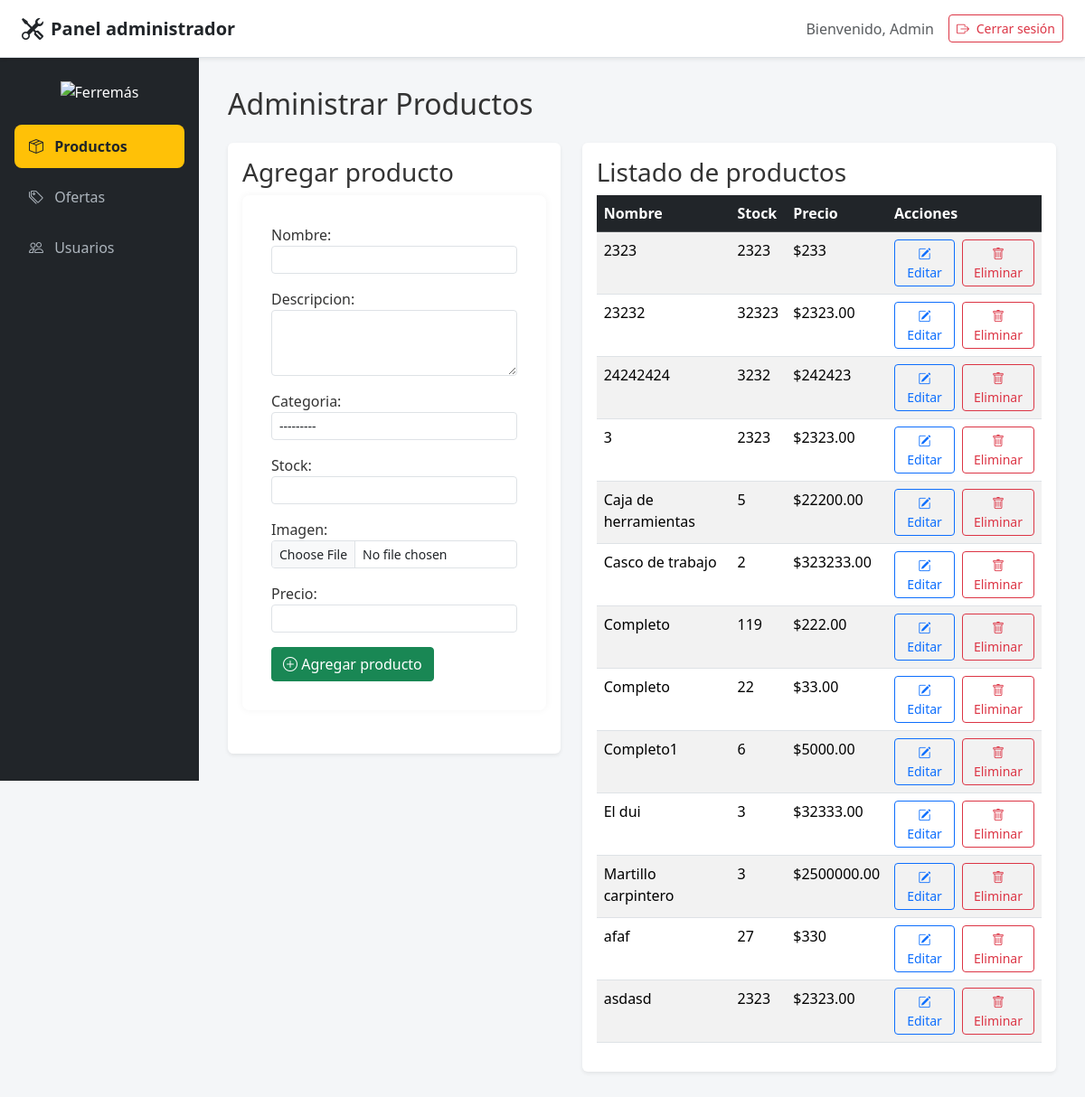
/adminpanel/productos/ (signed in), run on an earlier commit of the app's database.
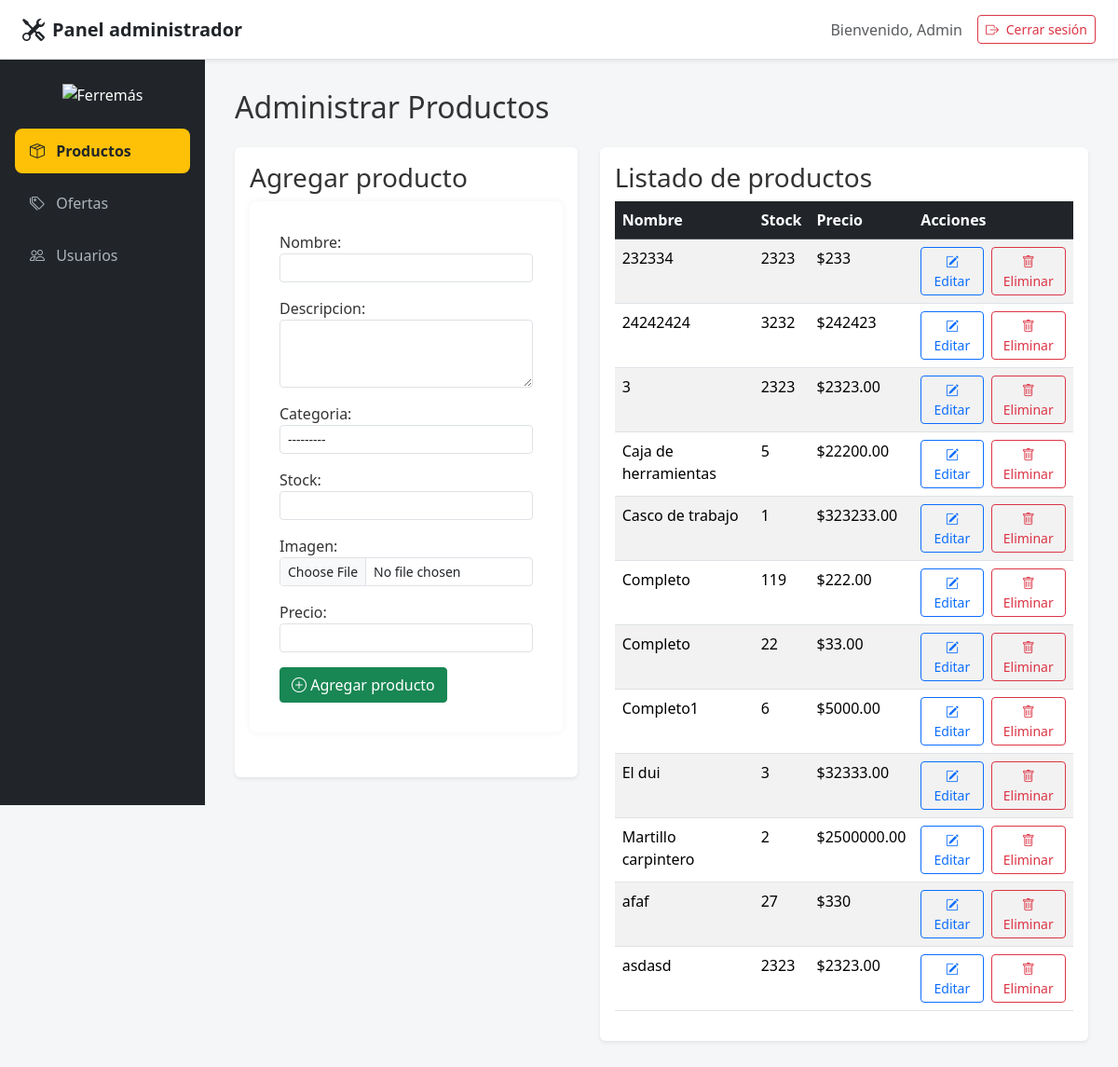
And on a later commit of the database.
### tienda/models.py (models this page shows, shortened)
class Producto(models.Model):
    CATEGORIAS = [
        ('herramientas', 'Herramientas'),
        ('herramientas_electricas', 'Herramientas Eléctricas'),
        ('herramientas_manuales', 'Herramientas Manuales'),
        ('materiales', 'Materiales'),
        ('accesorios', 'Accesorios'),
        ('pinturas', 'Pinturas'),
        ('electricidad', 'Electricidad'),
        ('inalambricas', 'Inalámbricas'),
        ('medicion', 'Medición'),
    ]
    nombre = models.CharField(max_length=255)
    descripcion = models.TextField()
    categoria = models.CharField(max_length=100, choices=CATEGORIAS)
    stock = models.IntegerField()
    imagen = models.ImageField(upload_to='static/productos/')
    activo = models.BooleanField(default=True)
    @property
    def oferta_vigente(self):
        ahora = timezone.now()
        return self.ofertas.filter(fecha_inicio__lte=ahora, fecha_fin__gte=ahora).first()
    @property
    def precio_actual(self):
        oferta = self.oferta_vigente
        if oferta:
            return round((oferta.precio_oferta), 0)
        precio = self.precios.first()
        return precio.valor if precio else None

class Oferta(models.Model):
    producto = models.ForeignKey(Producto, on_delete=models.CASCADE, related_name='ofertas')
    precio_oferta = models.DecimalField(max_digits=10, decimal_places=2)
    fecha_inicio = models.DateTimeField()
    fecha_fin = models.DateTimeField()

class PrecioHistorico(models.Model):
    producto = models.ForeignKey(Producto, on_delete=models.CASCADE, related_name='precios')
    fecha = models.DateTimeField()
    valor = models.DecimalField(max_digits=10, decimal_places=2)
    class Meta:
        ordering = ['-fecha']

### adminpanel/views.py (the view)
# urls.py: path('productos/', views.panel_productos, name='panel_productos'),
@login_required
@user_passes_test(lambda u: u.is_staff)
def panel_productos(request):
    productos = Producto.objects.all().order_by('nombre')
    if request.method == 'POST':
        form = ProductoForm(request.POST, request.FILES)
        if form.is_valid():
            producto = form.save()
            PrecioHistorico.objects.create(
                producto=producto,
                valor=form.cleaned_data['precio'],
                fecha=timezone.now()
            )
            messages.success(request, "Producto creado exitosamente.")
            return redirect('panel_productos')
    else:
        form = ProductoForm()
    return render(request, 'adminpanel/panel_productos.html', {
        'productos': productos,
        'form': form,
    })

### tienda/forms.py
class ProductoForm(forms.ModelForm):
    precio = forms.DecimalField(
        max_digits=10, decimal_places=2,
        widget=forms.NumberInput(attrs={'class': 'form-control form-control-sm', 'style': 'max-width: 300px;'})
    )
    class Meta:
        model = Producto
        fields = ['nombre', 'descripcion', 'categoria', 'stock', 'imagen']  # NO incluir 'precio' aquí
        widgets = {
            'nombre': forms.TextInput(attrs={'class': 'form-control form-control-sm', 'style': 'max-width: 500px;'}),
            'descripcion': forms.Textarea(attrs={'class': 'form-control form-control-sm', 'rows': 3, 'style': 'max-width: 500px;'}),
            'categoria': forms.Select(attrs={'class': 'form-control form-control-sm', 'style': 'max-width: 500px;'}),
            'stock': forms.NumberInput(attrs={'class': 'form-control form-control-sm', 'style': 'max-width: 300px;'}),
            'imagen': forms.ClearableFileInput(attrs={'class': 'form-control form-control-sm', 'style': 'max-width: 500px;'}),
        }

### adminpanel/templates/adminpanel/panel_productos.html (shortened to what this page needs)
{% extends 'base_admin.html' %}
{% block content %}
<h2 class="mb-4">Administrar Productos</h2>
<div class="row">
  <div class="col-md-5">
    <div class="p-3 bg-white rounded shadow-sm mb-4">
      <h3>Agregar producto</h3>
      <form method="POST" enctype="multipart/form-data">
        {{ form.as_p }}
        <button type="submit" class="btn btn-success">
          <i class="bi bi-plus-circle"></i> Agregar producto
        </button>
      </form>
    </div>
  </div>
  <div class="col-md-7">
    <div class="p-3 bg-white rounded shadow-sm">
      <h3>Listado de productos</h3>
      <table class="table table-striped table-hover">
        <thead class="table-dark">
          <tr>
            <th>Nombre</th>
            <th>Stock</th>
            <th>Precio</th>
            <th>Acciones</th>
          </tr>
        </thead>
        <tbody>
          {% for producto in productos %}
            <tr>
              <td>{{ producto.nombre }}</td>
              <td>{{ producto.stock }}</td>
              <td>${{ producto.precio_actual }}</td>
              <td class="d-flex gap-2">
                <a href="{% url 'editar_producto' producto.id %}" class="btn btn-sm btn-outline-primary">
                  <i class="bi bi-pencil-square"></i> Editar
                </a>
                <a href="{% url 'eliminar_producto' producto.id %}" class="btn btn-sm btn-outline-danger"
                    onclick="return confirm('¿Seguro que quieres eliminar este producto?')">
                  <i class="bi bi-trash"></i> Eliminar
                </a>
              </td>
            </tr>
          {% endfor %}
        </tbody>
      </table>
    </div>
  </div>
</div>
{% endblock %}

What changed in the data, as far as the page shows it:
removed Producto: nombre "23232", stock "32323", precio_actual "2323.00"
changed Producto (number 1 of 12 on the later page): nombre "2323" → "232334"
changed Producto "Casco de trabajo": stock "2" → "1"
changed Producto "Martillo carpintero": stock "3" → "2"
